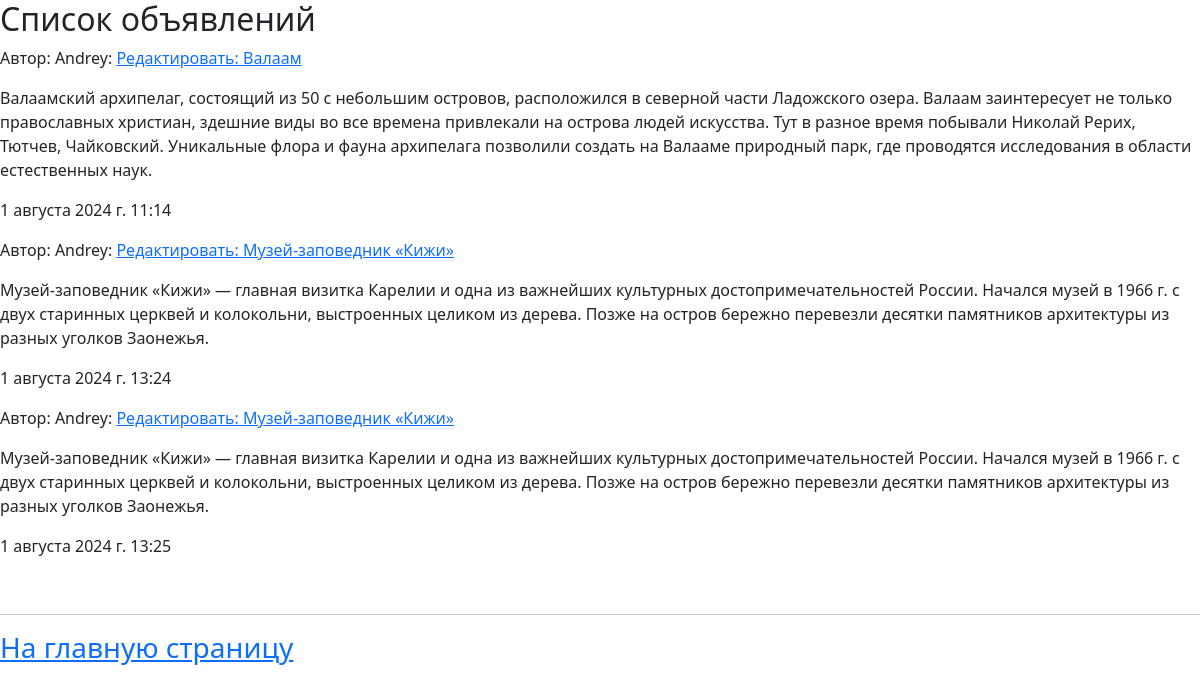
Page /board/post/ on the earlier database version.
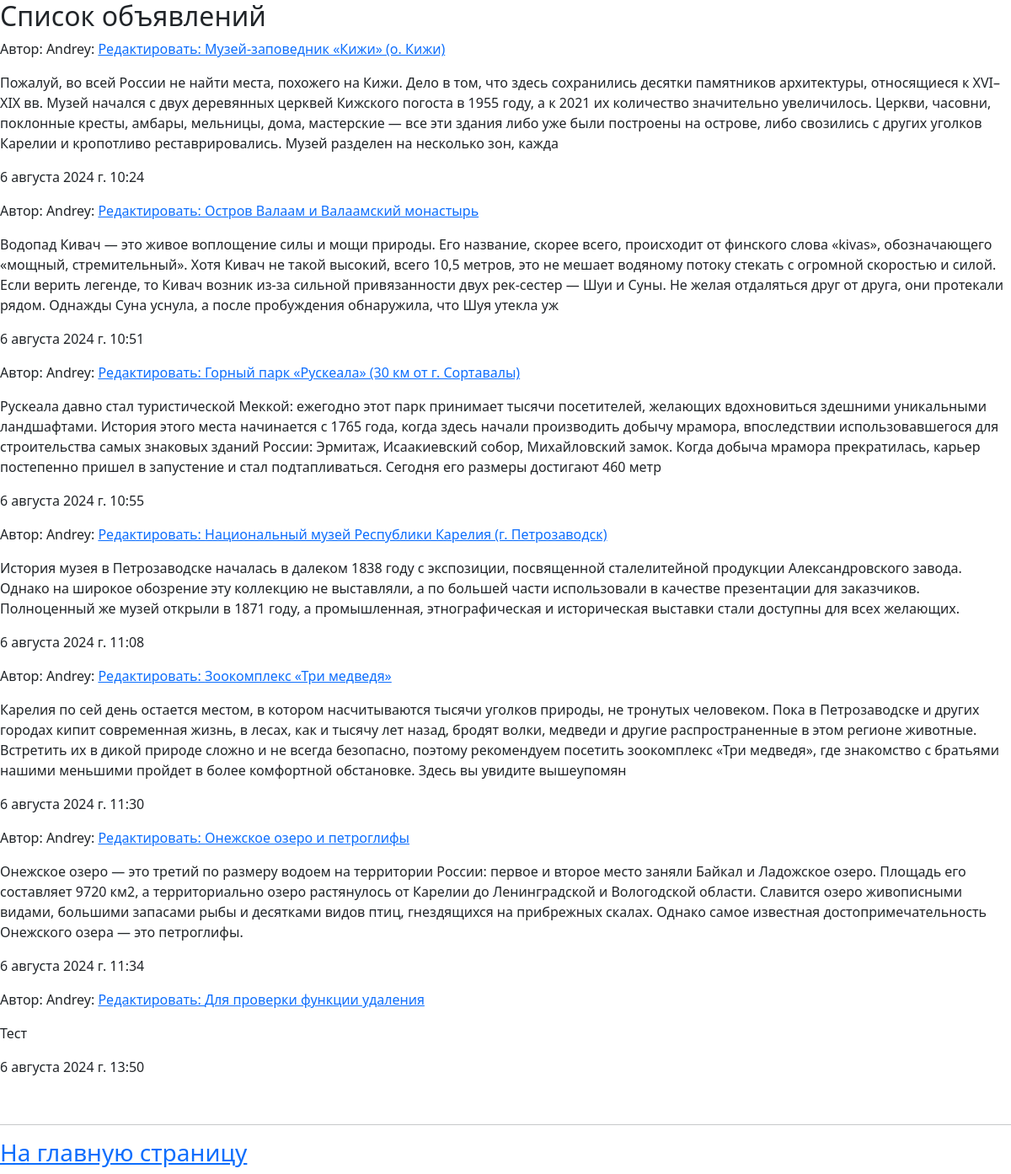
Same page on the later database version.
### board/models.py (models this page shows, shortened)
class Post(models.Model):
    author = models.CharField(max_length=50, verbose_name='Автор')
    title = models.CharField(max_length=200, verbose_name='Заголовок')
    text = models.TextField(max_length=500, verbose_name='Текст объявления')
    created_at = models.DateTimeField(default=timezone.now, verbose_name='Опубликовано',
                                      editable=False)  # Параметр 'editable' отключает возможность для редактирования
    url_adders = models.CharField(max_length=150, verbose_name='Ссылка на сайт')
    image = models.ImageField(upload_to='posts/', null=True, verbose_name='Изображение')
    class Meta:  # Настроечный класс
        verbose_name = 'Объявление'
        verbose_name_plural = 'Объявления'

### board/views.py (the view)
# urls.py: path('post/', post_list, name='post_list'),
def post_list(request):
    posts = Post.objects.all()
    context = {
        'title': 'Объявления',
        'posts': posts
    }
    return render(request, template_name='board/posts.html', context=context)

### board/templates/board/posts.html (shortened to what this page needs)
{% extends 'board/base.html' %}
{% block content %}
<link  href="https://cdn.jsdelivr.net/npm/bootstrap@5.3.3/dist/css/bootstrap.min.css" rel="stylesheet"
>
<h2>Список объявлений</h2>
{% for post in posts %}
<p>Автор: {{post.author}}: <a href="{% url 'board:post_detail' pk=post.id %}"> Редактировать: {{post.title}}</a></p>
<p>{{post.text}}</p>
<p>{{post.created_at}}</p>
{% endfor %}
<br>
<hr>
<a href="{% url 'board:index' %}"><h3>На главную страницу</h3></a>
{% endblock content %}

### board/templates/board/base.html (shortened to what this page needs)
{% load static %}
<!DOCTYPE html>
<html lang="en">
<head>
</head>
<body>
{% block content %}
{% endblock content %}
</body>
</html>

Differences in the rows shown:
added Post: author "Andrey", title "Музей-заповедник «Кижи» (о. Кижи)", text "Пожалуй, во всей России не найти места, похожего на Кижи. Дело в том, что здесь сохранились десятки памятников архитектуры, относящиеся к XVI–XIX вв. Музей начался с двух деревянных церквей Кижского погоста в 1955 году, а к 2021 их количество значительно увеличилось. Церкви, часовни, поклонные кресты, амбары, мельницы, дома, мастерские — все эти здания либо уже были построены на острове, либо свозились с других уголков Карелии и кропотливо реставрировались. Музей разделен на несколько зон, кажда", created_at "6 августа 2024 г. 10:24"
added Post: author "Andrey", title "Остров Валаам и Валаамский монастырь", text "Водопад Кивач — это живое воплощение силы и мощи природы. Его название, скорее всего, происходит от финского слова «kivas», обозначающего «мощный, стремительный». Хотя Кивач не такой высокий, всего 10,5 метров, это не мешает водяному потоку стекать с огромной скоростью и силой. Если верить легенде, то Кивач возник из-за сильной привязанности двух рек-сестер — Шуи и Суны. Не желая отдаляться друг от друга, они протекали рядом. Однажды Суна уснула, а после пробуждения обнаружила, что Шуя утекла уж", created_at "6 августа 2024 г. 10:51"
changed Post: title "Валаам" → "Горный парк «Рускеала» (30 км от г. Сортавалы)"; text "Валаамский архипелаг, состоящий из 50 с небольшим островов, расположился в северной части Ладожского озера. Валаам заинтересует не только православных христиан, здешние виды во все времена привлекали на острова людей искусства. Тут в разное время побывали Николай Рерих, Тютчев, Чайковский. Уникальные флора и фауна архипелага позволили создать на Валааме природный парк, где проводятся исследования в области естественных наук." → "Рускеала давно стал туристической Меккой: ежегодно этот парк принимает тысячи посетителей, желающих вдохновиться здешними уникальными ландшафтами. История этого места начинается с 1765 года, когда здесь начали производить добычу мрамора, впоследствии использовавшегося для строительства самых знаковых зданий России: Эрмитаж, Исаакиевский собор, Михайловский замок. Когда добыча мрамора прекратилась, карьер постепенно пришел в запустение и стал подтапливаться. Сегодня его размеры достигают 460 метр"; created_at "1 августа 2024 г. 11:14" → "6 августа 2024 г. 10:55"
changed Post: title "Музей-заповедник «Кижи»" → "Национальный музей Республики Карелия (г. Петрозаводск)"; text "Музей-заповедник «Кижи» — главная визитка Карелии и одна из важнейших культурных достопримечательностей России. Начался музей в 1966 г. с двух старинных церквей и колокольни, выстроенных целиком из дерева. Позже на остров бережно перевезли десятки памятников архитектуры из разных уголков Заонежья." → "История музея в Петрозаводске началась в далеком 1838 году с экспозиции, посвященной сталелитейной продукции Александровского завода. Однако на широкое обозрение эту коллекцию не выставляли, а по большей части использовали в качестве презентации для заказчиков. Полноценный же музей открыли в 1871 году, а промышленная, этнографическая и историческая выставки стали доступны для всех желающих."; created_at "1 августа 2024 г. 13:24" → "6 августа 2024 г. 11:08"
changed Post: title "Музей-заповедник «Кижи»" → "Зоокомплекс «Три медведя»"; text "Музей-заповедник «Кижи» — главная визитка Карелии и одна из важнейших культурных достопримечательностей России. Начался музей в 1966 г. с двух старинных церквей и колокольни, выстроенных целиком из дерева. Позже на остров бережно перевезли десятки памятников архитектуры из разных уголков Заонежья." → "Карелия по сей день остается местом, в котором насчитываются тысячи уголков природы, не тронутых человеком. Пока в Петрозаводске и других городах кипит современная жизнь, в лесах, как и тысячу лет назад, бродят волки, медведи и другие распространенные в этом регионе животные. Встретить их в дикой природе сложно и не всегда безопасно, поэтому рекомендуем посетить зоокомплекс «Три медведя», где знакомство с братьями нашими меньшими пройдет в более комфортной обстановке. Здесь вы увидите вышеупомян"; created_at "1 августа 2024 г. 13:25" → "6 августа 2024 г. 11:30"
added Post: author "Andrey", title "Онежское озеро и петроглифы", text "Онежское озеро — это третий по размеру водоем на территории России: первое и второе место заняли Байкал и Ладожское озеро. Площадь его составляет 9720 км2, а территориально озеро растянулось от Карелии до Ленинградской и Вологодской области. Славится озеро живописными видами, большими запасами рыбы и десятками видов птиц, гнездящихся на прибрежных скалах. Однако самое известная достопримечательность Онежского озера — это петроглифы.", created_at "6 августа 2024 г. 11:34"
added Post: author "Andrey", title "Для проверки функции удаления", text "Тест", created_at "6 августа 2024 г. 13:50"
